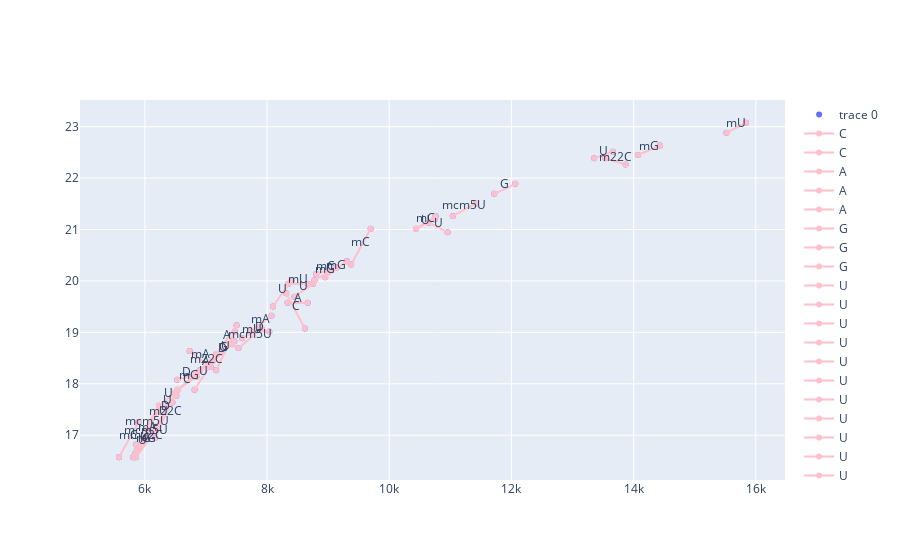

Here is the notebook cell this chart was saved with:
### Code cell
bcr = base_calling_random(dfm_l)
plotly_basecalling(*bcr)

### Figure 1 — Plotly figure (JSON) as saved in the notebook; plotly's stock layout.template omitted (floating-point values rounded to 4 significant figures)
{"data": [{"mode": "markers", "type": "scatter", "x": [11720.0, 10740.0, 10440.0, 8336.0, 5840.0, 5832.0, 7172.0, 7591.0, 8037.0, 13540.0, 13870.0, 5855.0, 6146.0, 6452.0, 13350.0, 6191.0, 8665.0, 9377.0, 6200.0, 5577.0, 7729.0, 6531.0, 7911.0, 8097.0, 7077.0, 10760.0, 8619.0, 7501.0, 7428.0, 6166.0, 15520.0, 6839.0, 8754.0, 5854.0, 7167.0, 14070.0, 8668.0, 6843.0, 8403.0, 5896.0, 8776.0, 6210.0, 6232.0, 6897.0, 6499.0, 8348.0, 12060.0, 5806.0, 6112.0, 6538.0, 7120.0, 5867.0, 7533.0, 8448.0, 9696.0, 10650.0, 6814.0, 11420.0, 8072.0, 14430.0, 13660.0, 10960.0, 9309.0, 7465.0, 7473.0, 11040.0, 8950.0, 9135.0, 8805.0, 9124.0, 6516.0, 15840.0, 8314.0, 6734.0], "y": [21.69, 21.2, 21.01, 19.57, 16.63, 16.57, 18.58, 18.89, 19.02, 22.39, 22.26, 16.57, 17.13, 17.64, 22.39, 17.13, 19.57, 20.32, 17.13, 16.57, 19.02, 18.08, 19.08, 19.5, 18.33, 21.26, 19.08, 19.14, 18.77, 16.94, 22.88, 18.2, 19.94, 16.82, 18.26, 22.45, 19.94, 18.14, 20.01, 17.26, 20.01, 17.45, 17.57, 18.26, 17.83, 19.94, 21.89, 16.57, 17.07, 17.88, 18.45, 16.7, 18.69, 19.69, 21.01, 21.13, 17.88, 21.51, 19.32, 22.63, 22.51, 20.95, 20.38, 18.83, 19.02, 21.26, 20.07, 20.26, 20.13, 20.26, 17.76, 23.08, 19.76, 18.64]}, {"line": {"color": "pink"}, "mode": "lines+markers", "name": "C", "type": "scatter", "x": [6843.0, 6538.0], "y": [18.14, 17.88]}, {"line": {"color": "pink"}, "mode": "lines+markers", "name": "C", "type": "scatter", "x": [8619.0, 8314.0], "y": [19.08, 19.76]}, {"line": {"color": "pink"}, "mode": "lines+markers", "name": "A", "type": "scatter", "x": [7172.0, 6843.0], "y": [18.58, 18.14]}, {"line": {"color": "pink"}, "mode": "lines+markers", "name": "A", "type": "scatter", "x": [7172.0, 7501.0], "y": [18.58, 19.14]}, {"line": {"color": "pink"}, "mode": "lines+markers", "name": "A", "type": "scatter", "x": [8336.0, 8665.0], "y": [19.57, 19.57]}, {"line": {"color": "pink"}, "mode": "lines+markers", "name": "G", "type": "scatter", "x": [5855.0, 6200.0], "y": [16.57, 17.13]}, {"line": {"color": "pink"}, "mode": "lines+markers", "name": "G", "type": "scatter", "x": [11720.0, 12060.0], "y": [21.69, 21.89]}, {"line": {"color": "pink"}, "mode": "lines+markers", "name": "G", "type": "scatter", "x": [7120.0, 7465.0], "y": [18.45, 18.83]}, {"line": {"color": "pink"}, "mode": "lines+markers", "name": "U", "type": "scatter", "x": [10740.0, 10440.0], "y": [21.2, 21.01]}, {"line": {"color": "pink"}, "mode": "lines+markers", "name": "U", "type": "scatter", "x": [5840.0, 6146.0], "y": [16.63, 17.13]}, {"line": {"color": "pink"}, "mode": "lines+markers", "name": "U", "type": "scatter", "x": [6146.0, 6452.0], "y": [17.13, 17.64]}, {"line": {"color": "pink"}, "mode": "lines+markers", "name": "U", "type": "scatter", "x": [8754.0, 8448.0], "y": [19.94, 19.69]}, {"line": {"color": "pink"}, "mode": "lines+markers", "name": "U", "type": "scatter", "x": [8097.0, 8403.0], "y": [19.5, 20.01]}, {"line": {"color": "pink"}, "mode": "lines+markers", "name": "U", "type": "scatter", "x": [5806.0, 6112.0], "y": [16.57, 17.07]}, {"line": {"color": "pink"}, "mode": "lines+markers", "name": "U", "type": "scatter", "x": [6232.0, 6538.0], "y": [17.57, 17.88]}, {"line": {"color": "pink"}, "mode": "lines+markers", "name": "U", "type": "scatter", "x": [7120.0, 6814.0], "y": [18.45, 17.88]}, {"line": {"color": "pink"}, "mode": "lines+markers", "name": "U", "type": "scatter", "x": [13350.0, 13660.0], "y": [22.39, 22.51]}, {"line": {"color": "pink"}, "mode": "lines+markers", "name": "U", "type": "scatter", "x": [10650.0, 10960.0], "y": [21.13, 20.95]}, {"line": {"color": "pink"}, "mode": "lines+markers", "name": "U", "type": "scatter", "x": [7167.0, 7473.0], "y": [18.26, 19.02]}, {"line": {"color": "pink"}, "mode": "lines+markers", "name": "U", "type": "scatter", "x": [6210.0, 6516.0], "y": [17.45, 17.76]}, {"line": {"color": "pink"}, "mode": "lines+markers", "name": "mG", "type": "scatter", "x": [5832.0, 6191.0], "y": [16.57, 17.13]}, {"line": {"color": "pink"}, "mode": "lines+markers", "name": "mG", "type": "scatter", "x": [6897.0, 6538.0], "y": [18.26, 17.88]}, {"line": {"color": "pink"}, "mode": "lines+markers", "name": "mG", "type": "scatter", "x": [14070.0, 14430.0], "y": [22.45, 22.63]}, {"line": {"color": "pink"}, "mode": "lines+markers", "name": "mG", "type": "scatter", "x": [9309.0, 8950.0], "y": [20.38, 20.07]}, {"line": {"color": "pink"}, "mode": "lines+markers", "name": "mG", "type": "scatter", "x": [8776.0, 9135.0], "y": [20.01, 20.26]}, {"line": {"color": "pink"}, "mode": "lines+markers", "name": "D", "type": "scatter", "x": [8037.0, 7729.0], "y": [19.02, 19.02]}, {"line": {"color": "pink"}, "mode": "lines+markers", "name": "D", "type": "scatter", "x": [7428.0, 7120.0], "y": [18.77, 18.45]}, {"line": {"color": "pink"}, "mode": "lines+markers", "name": "D", "type": "scatter", "x": [6531.0, 6839.0], "y": [18.08, 18.2]}, {"line": {"color": "pink"}, "mode": "lines+markers", "name": "D", "type": "scatter", "x": [6191.0, 6499.0], "y": [17.13, 17.83]}, {"line": {"color": "pink"}, "mode": "lines+markers", "name": "mC", "type": "scatter", "x": [10440.0, 10760.0], "y": [21.01, 21.26]}, {"line": {"color": "pink"}, "mode": "lines+markers", "name": "mC", "type": "scatter", "x": [5577.0, 5896.0], "y": [16.57, 17.26]}, {"line": {"color": "pink"}, "mode": "lines+markers", "name": "mC", "type": "scatter", "x": [9377.0, 9696.0], "y": [20.32, 21.01]}, {"line": {"color": "pink"}, "mode": "lines+markers", "name": "mC", "type": "scatter", "x": [8805.0, 9124.0], "y": [20.13, 20.26]}, {"line": {"color": "pink"}, "mode": "lines+markers", "name": "mU", "type": "scatter", "x": [8668.0, 8348.0], "y": [19.94, 19.94]}, {"line": {"color": "pink"}, "mode": "lines+markers", "name": "mU", "type": "scatter", "x": [15520.0, 15840.0], "y": [22.88, 23.08]}, {"line": {"color": "pink"}, "mode": "lines+markers", "name": "mU", "type": "scatter", "x": [7591.0, 7911.0], "y": [18.89, 19.08]}, {"line": {"color": "pink"}, "mode": "lines+markers", "name": "mA", "type": "scatter", "x": [7729.0, 8072.0], "y": [19.02, 19.32]}, {"line": {"color": "pink"}, "mode": "lines+markers", "name": "mA", "type": "scatter", "x": [7077.0, 6734.0], "y": [18.33, 18.64]}, {"line": {"color": "pink"}, "mode": "lines+markers", "name": "mA", "type": "scatter", "x": [6210.0, 5867.0], "y": [17.45, 16.7]}, {"line": {"color": "pink"}, "mode": "lines+markers", "name": "m22C", "type": "scatter", "x": [7172.0, 6839.0], "y": [18.58, 18.2]}, {"line": {"color": "pink"}, "mode": "lines+markers", "name": "m22C", "type": "scatter", "x": [6200.0, 5867.0], "y": [17.13, 16.7]}, {"line": {"color": "pink"}, "mode": "lines+markers", "name": "m22C", "type": "scatter", "x": [6166.0, 6499.0], "y": [16.94, 17.83]}, {"line": {"color": "pink"}, "mode": "lines+markers", "name": "m22C", "type": "scatter", "x": [13540.0, 13870.0], "y": [22.39, 22.26]}, {"line": {"color": "pink"}, "mode": "lines+markers", "name": "mcm5U", "type": "scatter", "x": [5832.0, 6210.0], "y": [16.57, 17.45]}, {"line": {"color": "pink"}, "mode": "lines+markers", "name": "mcm5U", "type": "scatter", "x": [5854.0, 6232.0], "y": [16.82, 17.57]}, {"line": {"color": "pink"}, "mode": "lines+markers", "name": "mcm5U", "type": "scatter", "x": [11420.0, 11040.0], "y": [21.51, 21.26]}, {"line": {"color": "pink"}, "mode": "lines+markers", "name": "mcm5U", "type": "scatter", "x": [7911.0, 7533.0], "y": [19.08, 18.69]}], "layout": {"annotations": [{"arrowhead": 1, "showarrow": false, "text": "C", "x": 6690.0, "y": 18.01, "yshift": 5}, {"arrowhead": 1, "showarrow": false, "text": "C", "x": 8467.0, "y": 19.42, "yshift": 5}, {"arrowhead": 1, "showarrow": false, "text": "A", "x": 7007.0, "y": 18.36, "yshift": 5}, {"arrowhead": 1, "showarrow": false, "text": "A", "x": 7336.0, "y": 18.86, "yshift": 5}, {"arrowhead": 1, "showarrow": false, "text": "A", "x": 8501.0, "y": 19.57, "yshift": 5}, {"arrowhead": 1, "showarrow": false, "text": "G", "x": 6027.0, "y": 16.85, "yshift": 5}, {"arrowhead": 1, "showarrow": false, "text": "G", "x": 11890.0, "y": 21.79, "yshift": 5}, {"arrowhead": 1, "showarrow": false, "text": "G", "x": 7292.0, "y": 18.64, "yshift": 5}, {"arrowhead": 1, "showarrow": false, "text": "U", "x": 10590.0, "y": 21.11, "yshift": 5}, {"arrowhead": 1, "showarrow": false, "text": "U", "x": 5993.0, "y": 16.88, "yshift": 5}, {"arrowhead": 1, "showarrow": false, "text": "U", "x": 6299.0, "y": 17.38, "yshift": 5}, {"arrowhead": 1, "showarrow": false, "text": "U", "x": 8601.0, "y": 19.82, "yshift": 5}, {"arrowhead": 1, "showarrow": false, "text": "U", "x": 8250.0, "y": 19.76, "yshift": 5}, {"arrowhead": 1, "showarrow": false, "text": "U", "x": 5959.0, "y": 16.82, "yshift": 5}, {"arrowhead": 1, "showarrow": false, "text": "U", "x": 6385.0, "y": 17.73, "yshift": 5}, {"arrowhead": 1, "showarrow": false, "text": "U", "x": 6967.0, "y": 18.16, "yshift": 5}, {"arrowhead": 1, "showarrow": false, "text": "U", "x": 13510.0, "y": 22.45, "yshift": 5}, {"arrowhead": 1, "showarrow": false, "text": "U", "x": 10800.0, "y": 21.04, "yshift": 5}, {"arrowhead": 1, "showarrow": false, "text": "U", "x": 7320.0, "y": 18.64, "yshift": 5}, {"arrowhead": 1, "showarrow": false, "text": "U", "x": 6363.0, "y": 17.6, "yshift": 5}, {"arrowhead": 1, "showarrow": false, "text": "mG", "x": 6011.0, "y": 16.85, "yshift": 5}, {"arrowhead": 1, "showarrow": false, "text": "mG", "x": 6717.0, "y": 18.07, "yshift": 5}, {"arrowhead": 1, "showarrow": false, "text": "mG", "x": 14250.0, "y": 22.54, "yshift": 5}, {"arrowhead": 1, "showarrow": false, "text": "mG", "x": 9130.0, "y": 20.23, "yshift": 5}, {"arrowhead": 1, "showarrow": false, "text": "mG", "x": 8956.0, "y": 20.14, "yshift": 5}, {"arrowhead": 1, "showarrow": false, "text": "D", "x": 7883.0, "y": 19.02, "yshift": 5}, {"arrowhead": 1, "showarrow": false, "text": "D", "x": 7274.0, "y": 18.61, "yshift": 5}, {"arrowhead": 1, "showarrow": false, "text": "D", "x": 6685.0, "y": 18.14, "yshift": 5}, {"arrowhead": 1, "showarrow": false, "text": "D", "x": 6345.0, "y": 17.48, "yshift": 5}, {"arrowhead": 1, "showarrow": false, "text": "mC", "x": 10600.0, "y": 21.14, "yshift": 5}, {"arrowhead": 1, "showarrow": false, "text": "mC", "x": 5736.0, "y": 16.91, "yshift": 5}, {"arrowhead": 1, "showarrow": false, "text": "mC", "x": 9537.0, "y": 20.67, "yshift": 5}, {"arrowhead": 1, "showarrow": false, "text": "mC", "x": 8965.0, "y": 20.2, "yshift": 5}, {"arrowhead": 1, "showarrow": false, "text": "mU", "x": 8508.0, "y": 19.94, "yshift": 5}, {"arrowhead": 1, "showarrow": false, "text": "mU", "x": 15680.0, "y": 22.98, "yshift": 5}, {"arrowhead": 1, "showarrow": false, "text": "mU", "x": 7751.0, "y": 18.98, "yshift": 5}, {"arrowhead": 1, "showarrow": false, "text": "mA", "x": 7901.0, "y": 19.17, "yshift": 5}, {"arrowhead": 1, "showarrow": false, "text": "mA", "x": 6905.0, "y": 18.48, "yshift": 5}, {"arrowhead": 1, "showarrow": false, "text": "mA", "x": 6038.0, "y": 17.07, "yshift": 5}, {"arrowhead": 1, "showarrow": false, "text": "m22C", "x": 7005.0, "y": 18.39, "yshift": 5}, {"arrowhead": 1, "showarrow": false, "text": "m22C", "x": 6033.0, "y": 16.91, "yshift": 5}, {"arrowhead": 1, "showarrow": false, "text": "m22C", "x": 6332.0, "y": 17.38, "yshift": 5}, {"arrowhead": 1, "showarrow": false, "text": "m22C", "x": 13700.0, "y": 22.33, "yshift": 5}, {"arrowhead": 1, "showarrow": false, "text": "mcm5U", "x": 6021.0, "y": 17.01, "yshift": 5}, {"arrowhead": 1, "showarrow": false, "text": "mcm5U", "x": 6043.0, "y": 17.19, "yshift": 5}, {"arrowhead": 1, "showarrow": false, "text": "mcm5U", "x": 11230.0, "y": 21.38, "yshift": 5}, {"arrowhead": 1, "showarrow": false, "text": "mcm5U", "x": 7722.0, "y": 18.88, "yshift": 5}]}}
